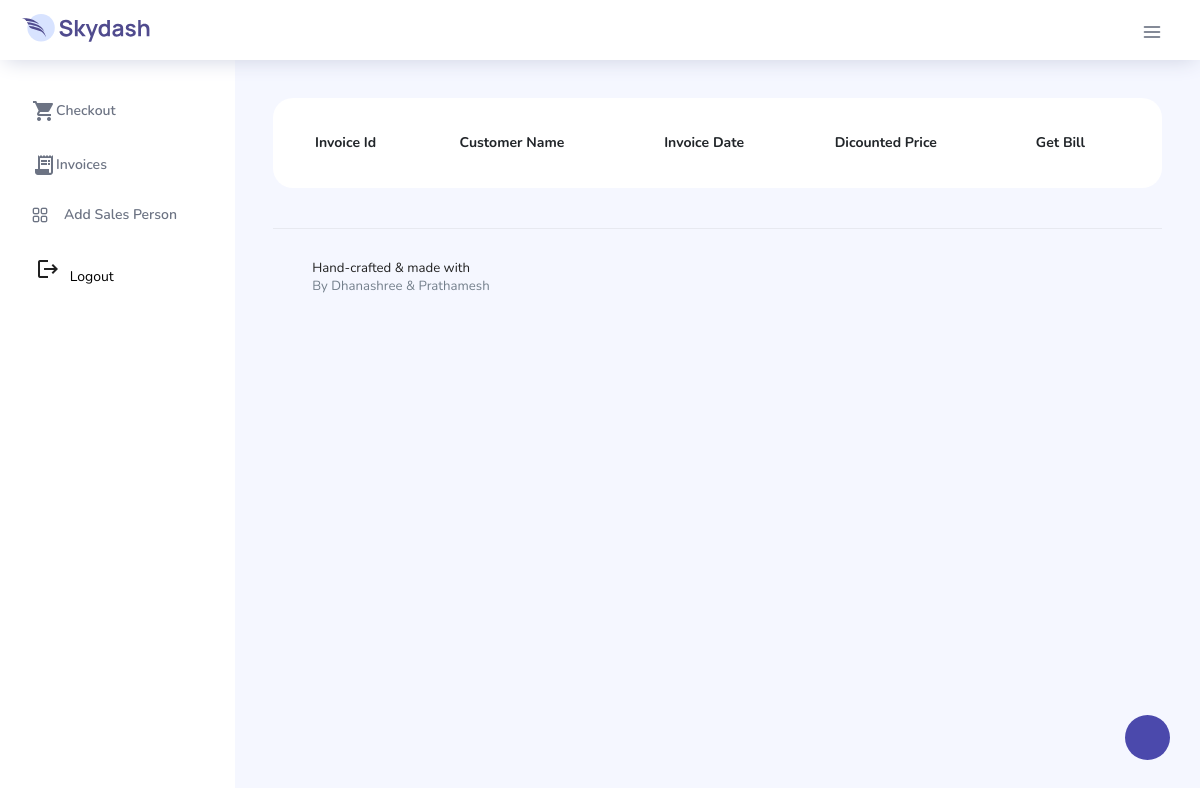
/Sales/getinvoice.php, run on an earlier commit of the app's database.
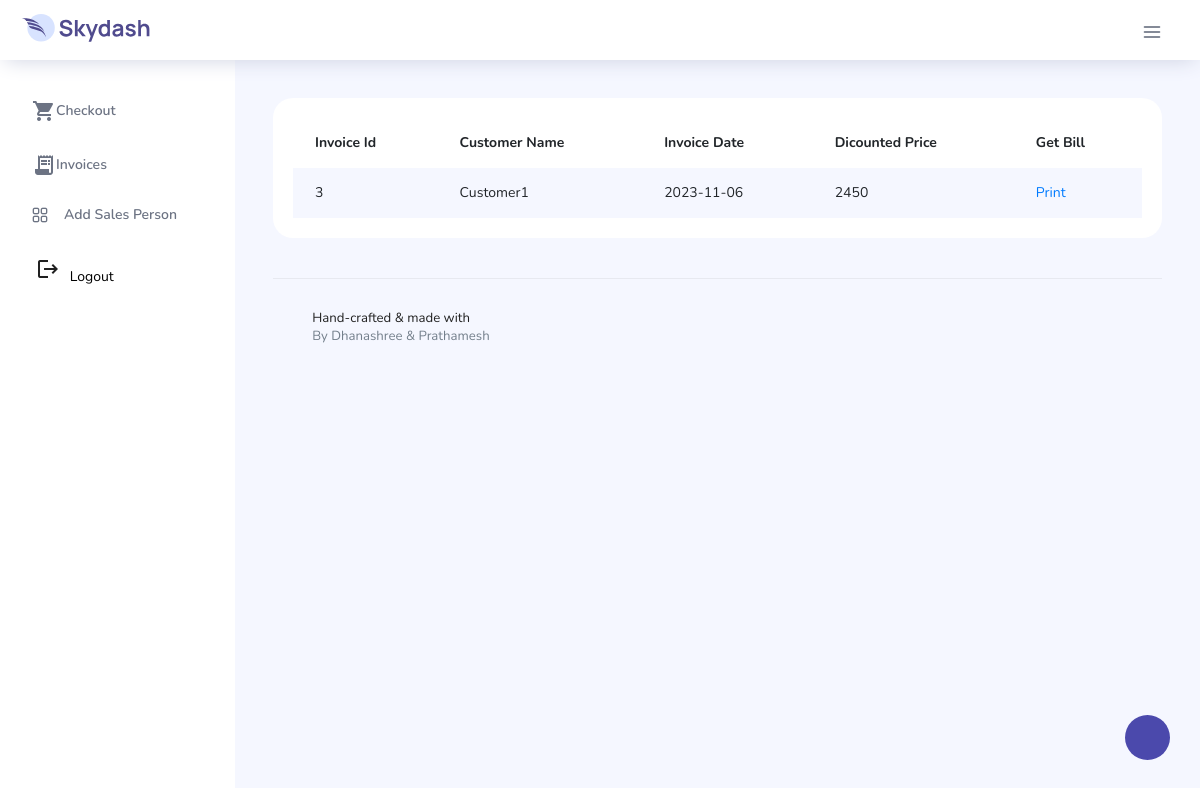
And on a later commit of the database.
### tables this page shows
CREATE TABLE `invoices` (
  `invoice_id` int(11) NOT NULL,
  `customer_name` varchar(100) DEFAULT NULL,
  `invoice_date` date DEFAULT NULL,
  `salesperson` longtext NOT NULL,
  `payment_type` longtext NOT NULL,
  `paymentacc` longtext NOT NULL,
  `total_amount` bigint(20) DEFAULT NULL,
  `discounted_price` bigint(20) NOT NULL
);

### Sales/getinvoice.php (the view, shortened to what the changed rows need)
<?php
include "../db.php";
  ?>
<!DOCTYPE html>
<html lang="en">
  <head>
    <link rel="stylesheet" href="../vendors/feather/feather.css" />
    <link rel="stylesheet" href="../vendors/ti-icons/css/themify-icons.css" />
    <link rel="stylesheet" href="../vendors/css/vendor.bundle.base.css" />
    <link
      rel="stylesheet"
      href="../vendors/datatables.net-bs4/dataTables.bootstrap4.css"
    />
    <link rel="stylesheet" href="../vendors/ti-icons/css/themify-icons.css" />
    <link
      rel="stylesheet"
      type="text/css"
      href="../js/select.dataTables.min.css"
    />
    <link rel="stylesheet" href="../css/vertical-layout-light/style.css" />
  </head>
  <body>
    <div class="container-scroller">
      <div class="container-fluid page-body-wrapper">
        <div class="main-panel">
          <div class="content-wrapper">
            <div class="row">
              <div class="col-md-12 stretch-card grid-margin">
                <div
                  class="card" style = "height: auto;"
                >
                  <div class="card-body">
                  <div class="table-responsive">
                    <table class="table table-striped table-borderless">
                      <thead>
                        <tr>
                          <th>Invoice Id</th>
                          <th>Customer Name</th>
                          <th>Invoice Date</th>
                          <th>Dicounted Price</th>
                          <th>Get Bill</th>
                        </tr>
                      </thead>
                      <tbody id="showdata">
                      <?php
                      $query = mysqli_query($conn, "SELECT * FROM invoices ORDER BY invoice_date");
                      while ($row = mysqli_fetch_array($query)) {
                        $id = $row['invoice_id'];
                        $name = $row['customer_name'];
                        $date = $row['invoice_date'];
                        $disc = $row['discounted_price'];
                      ?>
                        <tr id="<?php echo $id; ?>">
                          <td><?= $id ?></td>
                          <td><?= $name ?></td>
                          <td><?= $date ?></td>
                          <td><?= $disc ?></td>
                          <td><a href="billreciept.php?id=<?php echo $id ?>">Print</a></td>
                        </tr>
                        <?php } ?>
                      </tbody>
                    </table>
                  </div>
                </div>
              </div>
            </div>
          </div>
        </div>
      </div>
    </div>
  </body>
</html>

What changed in the data, as far as the page shows it:
added invoices: invoice_id "3", customer_name "Customer1", invoice_date "2023-11-06", discounted_price "2450"
